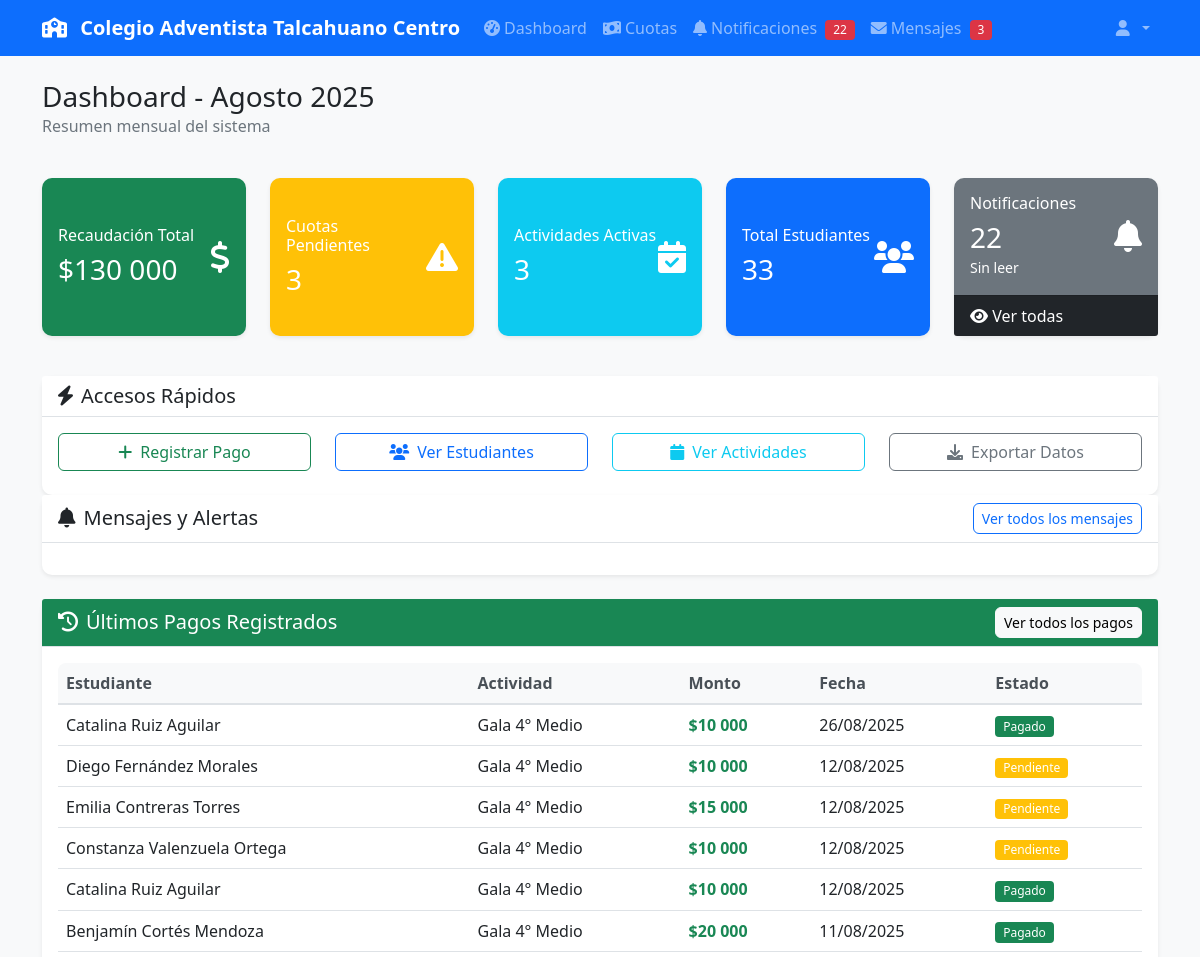
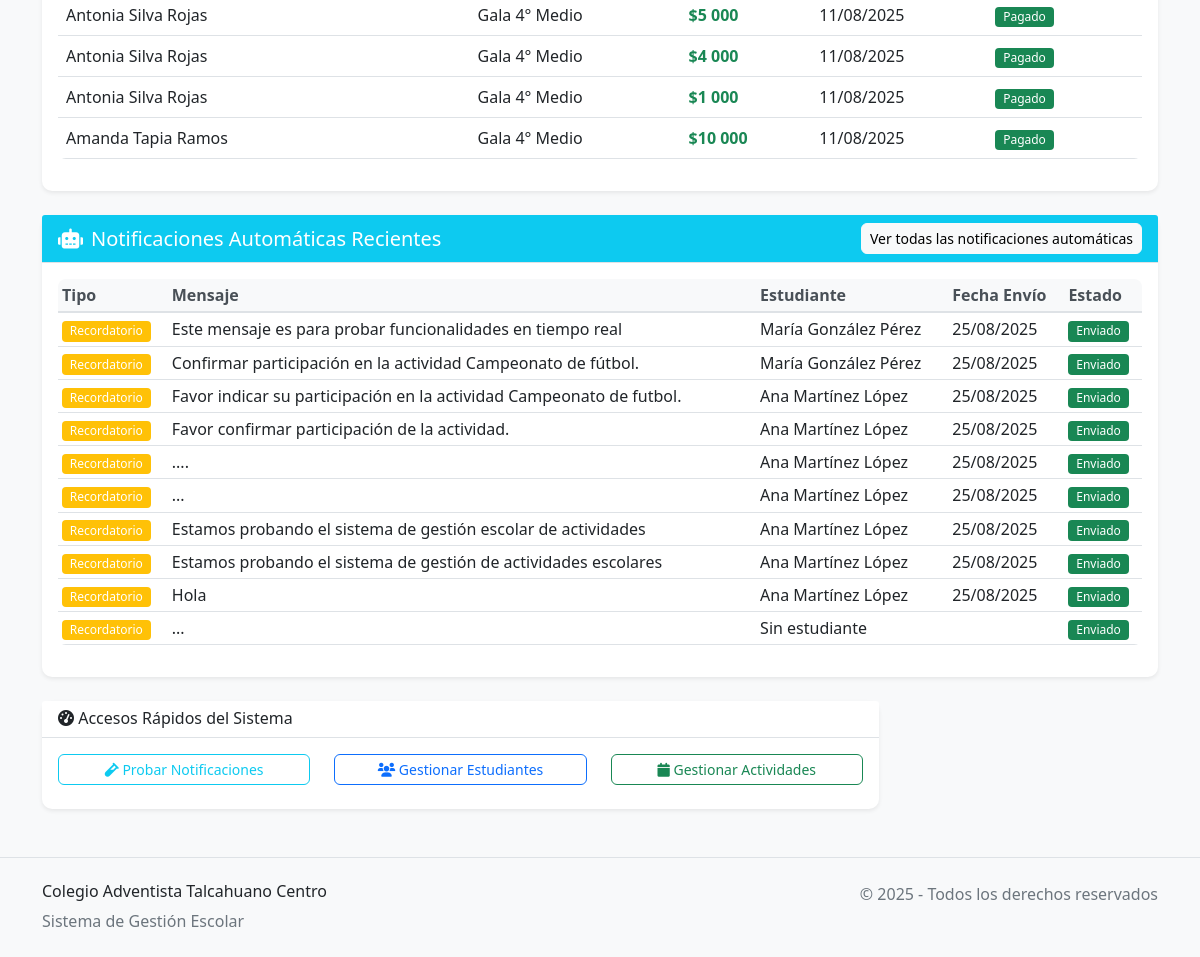
The app's page / (signed in) with its own data (2 pictures, top to bottom).
### actividades/models.py (models this page shows, shortened)
class Actividad(models.Model):
    ESTADO_CHOICES = [
        ('planificada', 'Planificada'),
        ('activa', 'Activa'),
        ('finalizada', 'Finalizada'),
        ('cancelada', 'Cancelada'),
    ]
    nombre = models.CharField(max_length=200)
    descripcion = models.TextField()
    tipo = models.ForeignKey(TipoActividad, on_delete=models.CASCADE)
    fecha_inicio = models.DateField()
    fecha_fin = models.DateField()
    monto_por_estudiante = models.DecimalField(max_digits=10, decimal_places=0)
    cursos_asignados = models.ManyToManyField(Curso)
    estado = models.CharField(max_length=20, choices=ESTADO_CHOICES, default='planificada')
    fecha_creacion = models.DateTimeField(auto_now_add=True)

### cuotas/models.py (models this page shows, shortened)
class PagoCuota(models.Model):
    METODO_PAGO_CHOICES = [
        ('efectivo', 'Efectivo'),
        ('transferencia', 'Transferencia'),
        ('cheque', 'Cheque'),
        ('tarjeta', 'Tarjeta'),
    ]
    cuota = models.ForeignKey(CuotaEstudiante, on_delete=models.CASCADE)
    monto = models.DecimalField(max_digits=10, decimal_places=0)
    metodo_pago = models.CharField(max_length=20, choices=METODO_PAGO_CHOICES)
    fecha_pago = models.DateTimeField(auto_now_add=True)
    observacion = models.TextField(blank=True)
    comprobante = models.CharField(max_length=100, blank=True)

### core/models.py (models this page shows, shortened)
class Notificacion(models.Model):
    TIPO_NOTIFICACION_CHOICES = [
        ('pago_confirmado', 'Pago Confirmado'),
        ('pago_parcial', 'Pago Parcial'),
        ('recordatorio', 'Recordatorio de Pago'),
        ('cuota_vencida', 'Cuota Vencida'),
        ('nueva_cuota', 'Nueva Cuota Asignada'),
    ]
    ESTADOS = [
        ('enviada', 'Enviada'),
        ('pendiente', 'Pendiente'),
        ('fallida', 'Fallida'),
    ]
    usuario_registra = models.ForeignKey(User, on_delete=models.CASCADE, related_name='notificaciones_registradas')
    apoderado_nombre = models.CharField(max_length=200)
    apoderado_email = models.EmailField()
    apoderado_telefono = models.CharField(max_length=15, blank=True)
    apoderado_rut = models.CharField(max_length=12, blank=True)
    titulo = models.CharField(max_length=200)
    mensaje = models.TextField()
    tipo = models.CharField(max_length=20, choices=TIPO_NOTIFICACION_CHOICES)
    estudiante = models.ForeignKey(Estudiante, on_delete=models.SET_NULL, null=True, blank=True)
    actividad_nombre = models.CharField(max_length=200, blank=True)
    monto = models.DecimalField(max_digits=10, decimal_places=0, null=True, blank=True)
    metodo_pago = models.CharField(max_length=50, blank=True)
    leida = models.BooleanField(default=False)
    fecha_creacion = models.DateTimeField(auto_now_add=True)
    fecha_envio = models.DateTimeField(null=True, blank=True)
    estado = models.CharField(max_length=10, choices=ESTADOS, default='enviada')
    class Meta:
        ordering = ['-fecha_creacion']
        verbose_name = 'Notificación'
        verbose_name_plural = 'Notificaciones'

### core/views.py (the view)
# urls.py: path('', views.dashboard, name='dashboard'),
@login_required
def dashboard(request):
    recaudacion_total = sum(pago.monto for pago in Pago.objects.filter(cuota__estado='pagado'))
    cuotas_pendientes = Pago.objects.filter(cuota__estado='pendiente').count()
    actividades_activas = Actividad.objects.filter(estado='activa').count()
    total_estudiantes = Estudiante.objects.count()
    notificaciones_no_leidas = Notificacion.objects.filter(leida=False).count()
    ultimos_pagos = Pago.objects.select_related('cuota__estudiante', 'cuota__actividad').order_by('-fecha_pago')[:10]
    notificaciones_automaticas = Notificacion.objects.filter(tipo__in=['recordatorio', 'nueva_cuota']).order_by('-fecha_envio')[:10]
    context = {
        'mes_actual': 'Agosto 2025',
        'recaudacion_total': recaudacion_total,
        'cuotas_pendientes': cuotas_pendientes,
        'actividades_activas': actividades_activas,
        'total_estudiantes': total_estudiantes,
        'notificaciones_no_leidas': notificaciones_no_leidas,
        'ultimos_pagos': [
            {
                'estudiante': str(pago.cuota.estudiante),
                'actividad': pago.cuota.actividad.nombre,
                'monto': pago.monto,
                'fecha': pago.fecha_pago,
                'estado': pago.cuota.estado,
            }
            for pago in ultimos_pagos
        ],
        'notificaciones_automaticas': [
            {
                'tipo': notif.tipo,
                'mensaje': notif.mensaje,
                'estudiante': str(notif.estudiante) if notif.estudiante else 'Sin estudiante',
                'fecha_envio': notif.fecha_envio,
                'estado': notif.estado,
            }
            for notif in notificaciones_automaticas
        ],
        'mensajes_alertas': [],
    }
    return render(request, 'core/dashboard.html', context)

### templates/core/dashboard.html (shortened to what this page needs)
{% extends 'base.html' %}
{% block content %}
<div class="row mb-4">
    <div class="col">
        <h1 class="h3 mb-0">Dashboard - {{ mes_actual }}</h1>
        <p class="text-muted">Resumen mensual del sistema</p>
    </div>
</div>
<div class="row mb-4">
    <div class="col-lg col-md-6 mb-3">
        <div class="card bg-success text-white h-100">
            <div class="card-body d-flex justify-content-between align-items-center">
                <div>
                    <h6 class="card-title">Recaudación Total</h6>
                    <h3 class="mb-0">${{ recaudacion_total|floatformat:0 }}</h3>
                </div>
                <i class="fas fa-dollar-sign fa-2x"></i>
            </div>
        </div>
    </div>
    <div class="col-lg col-md-6 mb-3">
        <div class="card bg-warning text-white h-100">
            <div class="card-body d-flex justify-content-between align-items-center">
                <div>
                    <h6 class="card-title">Cuotas Pendientes</h6>
                    <h3 class="mb-0">{{ cuotas_pendientes }}</h3>
                </div>
                <i class="fas fa-exclamation-triangle fa-2x"></i>
            </div>
        </div>
    </div>
    <div class="col-lg col-md-6 mb-3">
        <div class="card bg-info text-white h-100">
            <div class="card-body d-flex justify-content-between align-items-center">
                <div>
                    <h6 class="card-title">Actividades Activas</h6>
                    <h3 class="mb-0">{{ actividades_activas }}</h3>
                </div>
                <i class="fas fa-calendar-check fa-2x"></i>
            </div>
        </div>
    </div>
    <div class="col-lg col-md-6 mb-3">
        <div class="card bg-primary text-white h-100">
            <div class="card-body d-flex justify-content-between align-items-center">
                <div>
                    <h6 class="card-title">Total Estudiantes</h6>
                    <h3 class="mb-0">{{ total_estudiantes }}</h3>
                </div>
                <i class="fas fa-users fa-2x"></i>
            </div>
        </div>
    </div>
    <div class="col-lg col-md-6 mb-3">
        <div class="card bg-secondary text-white h-100">
            <div class="card-body d-flex justify-content-between align-items-center">
                <div>
                    <h6 class="card-title">Notificaciones</h6>
                    <h3 class="mb-0">{{ notificaciones_no_leidas }}</h3>
                    <small>Sin leer</small>
                </div>
                <i class="fas fa-bell fa-2x"></i>
            </div>
            <div class="card-footer bg-dark">
                <a href="{% url 'notificaciones:lista' %}" class="text-white text-decoration-none">
                    <i class="fas fa-eye"></i> Ver todas
                </a>
            </div>
        </div>
    </div>
</div>
<div class="row mt-4">
    <div class="col-12">
        <div class="card">
            <div class="card-header">
                <h5 class="mb-0">
                    <i class="fas fa-bolt me-2"></i>Accesos Rápidos
                </h5>
            </div>
            <div class="card-body">
                <div class="row">
                    <div class="col-md-3 mb-2">
                        <a href="{% url 'cuotas:registrar_pago' %}" class="btn btn-outline-success w-100">
                            <i class="fas fa-plus me-2"></i>Registrar Pago
                        </a>
                    </div>
                    <div class="col-md-3 mb-2">
                        <a href="{% url 'estudiantes:lista' %}" class="btn btn-outline-primary w-100">
                            <i class="fas fa-users me-2"></i>Ver Estudiantes
                        </a>
                    </div>
                    <div class="col-md-3 mb-2">
                        <a href="{% url 'actividades:lista' %}" class="btn btn-outline-info w-100">
                            <i class="fas fa-calendar me-2"></i>Ver Actividades
                        </a>
                    </div>
                    <div class="col-md-3 mb-2">
                        <a href="{% url 'actividades:exportar' %}" class="btn btn-outline-secondary w-100">
                            <i class="fas fa-download me-2"></i>Exportar Datos
                        </a>
                    </div>
                </div>
            </div>
        </div>
    </div>
</div>
<div class="row mb-4">
    <div class="col-12">
        <div class="card">
            <div class="card-header d-flex justify-content-between align-items-center">
                <h5 class="mb-0">
                    <i class="fas fa-bell me-2"></i>Mensajes y Alertas
                </h5>
                <a href="{% url 'core:bandeja_mensajes' %}" class="btn btn-sm btn-outline-primary">
                    Ver todos los mensajes
                </a>
            </div>
            <div class="card-body">
            </div>
        </div>
    </div>
</div>
<div class="row mb-4">
    <div class="col-12">
        <div class="card border-success">
            <div class="card-header d-flex justify-content-between align-items-center bg-success text-white">
                <h5 class="mb-0">
                    <i class="fas fa-history me-2"></i>Últimos Pagos Registrados
                </h5>
                <a href="{% url 'cuotas:lista_pagos' %}" class="btn btn-sm btn-light">Ver todos los pagos</a>
            </div>
            <div class="card-body">
                <div class="table-responsive">
                    <table class="table table-hover">
                        <thead>
                            <tr>
                                <th>Estudiante</th>
                                <th>Actividad</th>
                                <th>Monto</th>
                                <th>Fecha</th>
                                <th>Estado</th>
                            </tr>
                        </thead>
                        <tbody>
                            {% for pago in ultimos_pagos %}
                            <tr>
                                <td>{{ pago.estudiante }}</td>
                                <td>{{ pago.actividad }}</td>
                                <td class="text-success fw-bold">${{ pago.monto|floatformat:0 }}</td>
                                <td>{{ pago.fecha|date:"d/m/Y" }}</td>
                                <td>
                                    {% if pago.estado == 'pagado' %}
                                        <span class="badge bg-success">Pagado</span>
                                    {% elif pago.estado == 'pendiente' %}
                                        <span class="badge bg-warning">Pendiente</span>
                                    {% else %}
                                        <span class="badge bg-secondary">{{ pago.estado }}</span>
                                    {% endif %}
                                </td>
                            </tr>
                            {% endfor %}
                        </tbody>
                    </table>
                </div>
            </div>
        </div>
    </div>
</div>
<div class="row mb-4">
    <div class="col-12">
        <div class="card border-info">
            <div class="card-header d-flex justify-content-between align-items-center bg-info text-white">
                <h5 class="mb-0">
                    <i class="fas fa-robot me-2"></i>Notificaciones Automáticas Recientes
                </h5>
                <a href="{% url 'notificaciones:lista_automaticas' %}" class="btn btn-sm btn-light">
                    Ver todas las notificaciones automáticas
                </a>
            </div>
            <div class="card-body">
                {% if notificaciones_automaticas %}
                    <div class="table-responsive">
                        <table class="table table-sm">
                            <thead>
                                <tr>
                                    <th>Tipo</th>
                                    <th>Mensaje</th>
                                    <th>Estudiante</th>
                                    <th>Fecha Envío</th>
                                    <th>Estado</th>
                                </tr>
                            </thead>
                            <tbody>
                                {% for notif in notificaciones_automaticas %}
                                <tr>
                                    <td>
                                        {% if notif.tipo == 'recordatorio' %}
                                            <span class="badge bg-warning">Recordatorio</span>
                                        {% elif notif.tipo == 'nueva_cuota' %}
                                            <span class="badge bg-info">Nueva Cuota</span>
                                        {% else %}
                                            <span class="badge bg-secondary">{{ notif.tipo }}</span>
                                        {% endif %}
                                    </td>
                                    <td>{{ notif.mensaje|truncatewords:12 }}</td>
                                    <td>{{ notif.estudiante }}</td>
                                    <td>{{ notif.fecha_envio|date:"d/m/Y" }}</td>
                                    <td><span class="badge bg-success">Enviado</span></td>
                                </tr>
                                {% endfor %}
                            </tbody>
                        </table>
                    </div>
                {% endif %}
            </div>
        </div>
    </div>
</div>
<div class="col-md-9">
        <div class="card">
            <div class="card-header">
                <h6 class="mb-0">
                    <i class="fas fa-tachometer-alt"></i> Accesos Rápidos del Sistema
                </h6>
            </div>
            <div class="card-body">
                <div class="row">
                    <div class="col-md-4 mb-2">
                        <a href="{% url 'notificaciones:test' %}" class="btn btn-outline-info btn-sm w-100">
                            <i class="fas fa-vial"></i> Probar Notificaciones
                        </a>
                    </div>
                    <div class="col-md-4 mb-2">
                        <a href="{% url 'estudiantes:lista' %}" class="btn btn-outline-primary btn-sm w-100">
                            <i class="fas fa-users"></i> Gestionar Estudiantes
                        </a>
                    </div>
                    <div class="col-md-4 mb-2">
                        <a href="{% url 'actividades:lista' %}" class="btn btn-outline-success btn-sm w-100">
                            <i class="fas fa-calendar"></i> Gestionar Actividades
                        </a>
                    </div>
                </div>
            </div>
        </div>
    </div>
{% endblock %}

### records on screen
Actividad: actividad "Gala 4° Medio" "Gala 4° Medio" "Gala 4° Medio" "Gala 4° Medio" "Gala 4° Medio" "Gala 4° Medio" "Gala 4° Medio" "Gala 4° Medio" "Gala 4° Medio" "Gala 4° Medio"
PagoCuota: monto "10 000", fecha "26/08/2025"
PagoCuota: monto "10 000", fecha "12/08/2025"
PagoCuota: monto "15 000", fecha "12/08/2025"
PagoCuota: monto "10 000", fecha "12/08/2025"
PagoCuota: monto "10 000", fecha "12/08/2025"
PagoCuota: monto "20 000", fecha "11/08/2025"
PagoCuota: monto "5 000", fecha "11/08/2025"
PagoCuota: monto "4 000", fecha "11/08/2025"
PagoCuota: monto "1 000", fecha "11/08/2025"
PagoCuota: monto "10 000", fecha "11/08/2025"
Notificacion: mensaje "Este mensaje es para probar funcionalidades en tiempo real", fecha_envio "25/08/2025"
Notificacion: mensaje "Confirmar participación en la actividad Campeonato de fútbol.", fecha_envio "25/08/2025"
Notificacion: mensaje "Favor indicar su participación en la actividad Campeonato de futbol.", fecha_envio "25/08/2025"
Notificacion: mensaje "Favor confirmar participación de la actividad.", fecha_envio "25/08/2025"
Notificacion: mensaje "....", fecha_envio "25/08/2025"
Notificacion: mensaje "...", fecha_envio "25/08/2025"
Notificacion: mensaje "Estamos probando el sistema de gestión escolar de actividades", fecha_envio "25/08/2025"
Notificacion: mensaje "Estamos probando el sistema de gestión de actividades escolares", fecha_envio "25/08/2025"
Notificacion: mensaje "Hola", fecha_envio "25/08/2025"
Notificacion: mensaje "..."

### other values on screen
{{ notificaciones_no_leidas }} "22"
{{ mes_actual }} "Agosto 2025"
{{ recaudacion_total|floatformat:0 }} "130 000"
{{ cuotas_pendientes }} "3"
{{ actividades_activas }} "3"
{{ total_estudiantes }} "33"
{{ pago.estudiante }} "Catalina Ruiz Aguilar" "Diego Fernández Morales" "Emilia Contreras Torres" "Constanza Valenzuela Ortega" "Catalina Ruiz Aguilar" "Benjamín Cortés Mendoza" "Antonia Silva Rojas" "Antonia Silva Rojas" "Antonia Silva Rojas" "Amanda Tapia Ramos"
{{ notif.estudiante }} "María González Pérez" "María González Pérez" "Ana Martínez López" "Ana Martínez López" "Ana Martínez López" "Ana Martínez López" "Ana Martínez López" "Ana Martínez López" "Ana Martínez López" "Sin estudiante"
